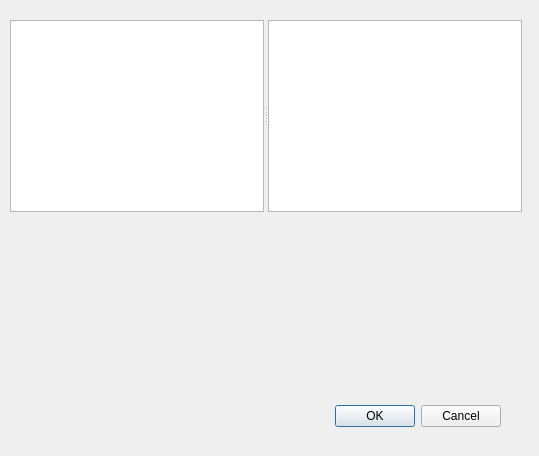
<?xml version="1.0" encoding="UTF-8"?>
<ui version="4.0">
 <class>PlotConfigurationDialog</class>
 <widget class="QDialog" name="PlotConfigurationDialog">
  <property name="geometry">
   <rect>
    <x>0</x>
    <y>0</y>
    <width>539</width>
    <height>456</height>
   </rect>
  </property>
  <property name="windowTitle">
   <string>Dialog</string>
  </property>
  <widget class="QDialogButtonBox" name="buttonBox">
   <property name="geometry">
    <rect>
     <x>160</x>
     <y>400</y>
     <width>341</width>
     <height>32</height>
    </rect>
   </property>
   <property name="orientation">
    <enum>Qt::Horizontal</enum>
   </property>
   <property name="standardButtons">
    <set>QDialogButtonBox::Cancel|QDialogButtonBox::Ok</set>
   </property>
  </widget>
  <widget class="QSplitter" name="splitter">
   <property name="geometry">
    <rect>
     <x>10</x>
     <y>20</y>
     <width>512</width>
     <height>192</height>
    </rect>
   </property>
   <property name="orientation">
    <enum>Qt::Horizontal</enum>
   </property>
   <widget class="QTableWidget" name="tableUsedVaribles"/>
   <widget class="QListWidget" name="listVariables"/>
  </widget>
 </widget>
 <resources/>
 <connections>
  <connection>
   <sender>buttonBox</sender>
   <signal>accepted()</signal>
   <receiver>PlotConfigurationDialog</receiver>
   <slot>accept()</slot>
   <hints>
    <hint type="sourcelabel">
     <x>248</x>
     <y>254</y>
    </hint>
    <hint type="destinationlabel">
     <x>157</x>
     <y>274</y>
    </hint>
   </hints>
  </connection>
  <connection>
   <sender>buttonBox</sender>
   <signal>rejected()</signal>
   <receiver>PlotConfigurationDialog</receiver>
   <slot>reject()</slot>
   <hints>
    <hint type="sourcelabel">
     <x>316</x>
     <y>260</y>
    </hint>
    <hint type="destinationlabel">
     <x>286</x>
     <y>274</y>
    </hint>
   </hints>
  </connection>
 </connections>
</ui>
